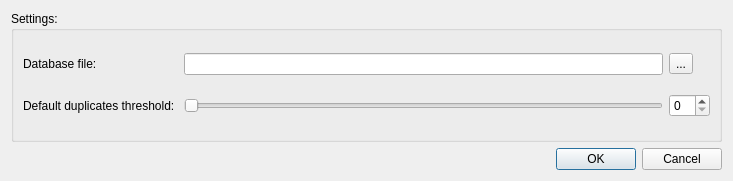
<?xml version="1.0" encoding="UTF-8"?>
<ui version="4.0">
 <class>SettingsDialog</class>
 <widget class="QDialog" name="SettingsDialog">
  <property name="geometry">
   <rect>
    <x>0</x>
    <y>0</y>
    <width>733</width>
    <height>181</height>
   </rect>
  </property>
  <property name="windowTitle">
   <string>Dialog</string>
  </property>
  <layout class="QVBoxLayout" name="verticalLayout">
   <item>
    <widget class="QGroupBox" name="simpleGroupBox">
     <property name="title">
      <string>Settings:</string>
     </property>
     <layout class="QGridLayout" name="gridLayout">
      <item row="0" column="2">
       <widget class="QToolButton" name="dbButton">
        <property name="text">
         <string>...</string>
        </property>
       </widget>
      </item>
      <item row="0" column="1">
       <widget class="QLineEdit" name="dbEdit"/>
      </item>
      <item row="0" column="0">
       <widget class="QLabel" name="dbLabel">
        <property name="text">
         <string>Database file: </string>
        </property>
       </widget>
      </item>
      <item row="1" column="0">
       <widget class="QLabel" name="thresholdLabel">
        <property name="text">
         <string>Default duplicates threshold: </string>
        </property>
       </widget>
      </item>
      <item row="1" column="1">
       <widget class="QSlider" name="thresholdSlider">
        <property name="maximum">
         <number>100</number>
        </property>
        <property name="orientation">
         <enum>Qt::Horizontal</enum>
        </property>
       </widget>
      </item>
      <item row="1" column="2">
       <widget class="QSpinBox" name="thresholdSpinBox"/>
      </item>
     </layout>
    </widget>
   </item>
   <item>
    <widget class="QDialogButtonBox" name="buttonBox">
     <property name="orientation">
      <enum>Qt::Horizontal</enum>
     </property>
     <property name="standardButtons">
      <set>QDialogButtonBox::Cancel|QDialogButtonBox::Ok</set>
     </property>
    </widget>
   </item>
  </layout>
 </widget>
 <resources/>
 <connections>
  <connection>
   <sender>buttonBox</sender>
   <signal>accepted()</signal>
   <receiver>SettingsDialog</receiver>
   <slot>accept()</slot>
   <hints>
    <hint type="sourcelabel">
     <x>248</x>
     <y>254</y>
    </hint>
    <hint type="destinationlabel">
     <x>157</x>
     <y>274</y>
    </hint>
   </hints>
  </connection>
  <connection>
   <sender>buttonBox</sender>
   <signal>rejected()</signal>
   <receiver>SettingsDialog</receiver>
   <slot>reject()</slot>
   <hints>
    <hint type="sourcelabel">
     <x>316</x>
     <y>260</y>
    </hint>
    <hint type="destinationlabel">
     <x>286</x>
     <y>274</y>
    </hint>
   </hints>
  </connection>
 </connections>
</ui>
